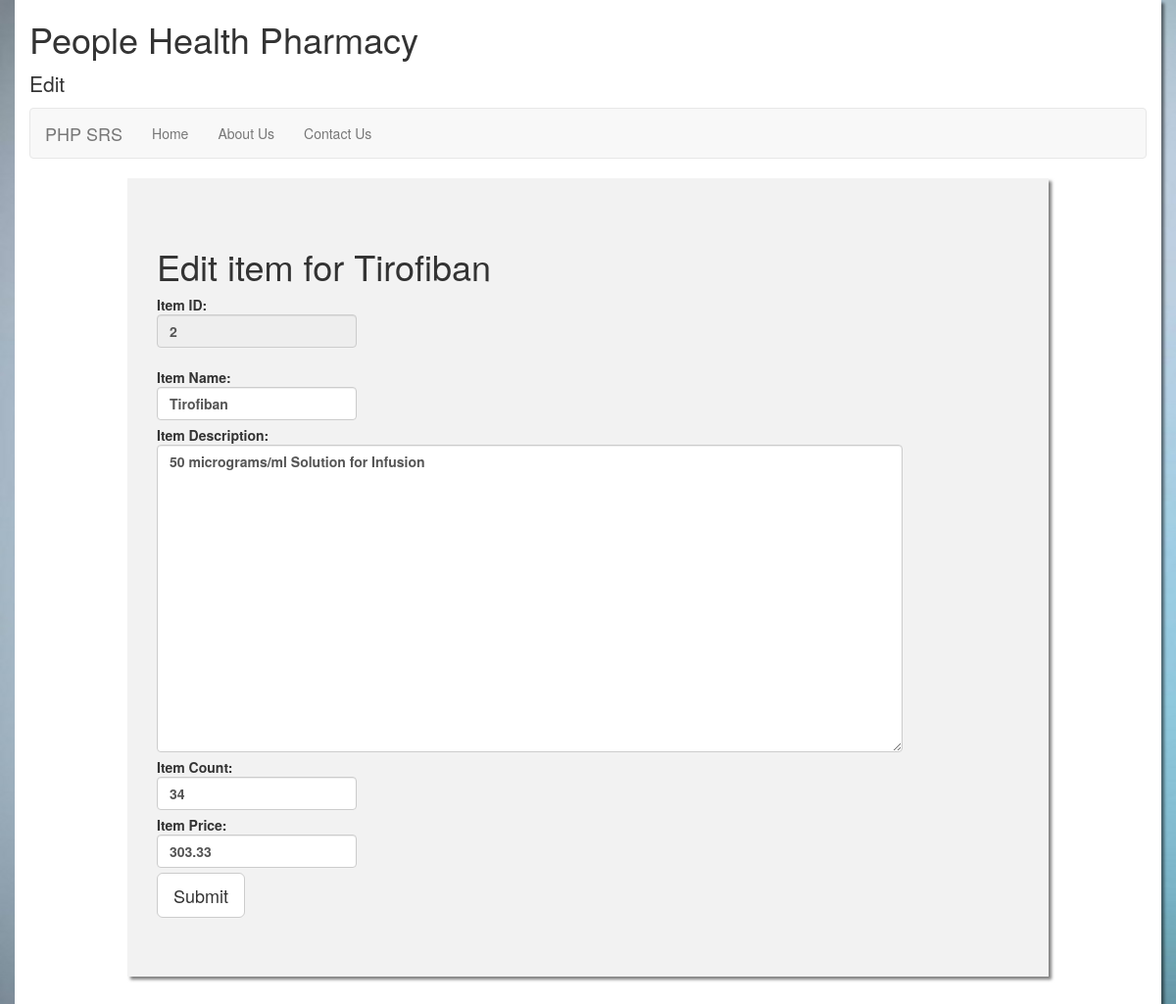
The page /inventory/edit.php?id=2 on the database its author committed.
### tables this page shows
CREATE TABLE `Inventory` (
  `itemID` int(11) NOT NULL,
  `itemName` varchar(256) NOT NULL,
  `itemDesc` text NOT NULL,
  `itemCount` int(11) NOT NULL,
  `itemPrice` float NOT NULL
);

### inventory/edit.php (the view, shortened to what this page needs)
<!DOCTYPE html>
<html lang="en">
<head>
        <link rel="stylesheet" href="https://maxcdn.bootstrapcdn.com/bootstrap/3.3.7/css/bootstrap.min.css">
        <link href="../style/style.css" rel="stylesheet"/>
</head>
<body>
    <div class = "container">
          <div>
              <h1>People Health Pharmacy</h1>
              <p id = "inventory_data">Edit</p>
          </div>
             <nav class="navbar navbar-default">
                  <div class="container-fluid">
                    <div class="navbar-header">
                      <a class="navbar-brand" href="../index.html">PHP SRS</a>
                    </div>
                    <ul class="nav navbar-nav">
                      <li><a href="../index.html">Home</a></li>
                      <li><a href="../about.html">About Us</a></li>
                      <li><a href="../contact.html">Contact Us</a></li>
                      <li><a href="#"></a></li>
                    </ul>
                  </div>
            </nav>
        <form method="post" action="edit2.php" id="form2">
        <?php
              $itemID    = $_GET['id'];
              $servername = "localhost";
              $username = "";
              $password = "";
              $conn = mysqli_connect($servername, $username, $password);
              $sql = "SELECT * FROM `swe30010`.`Inventory` where itemID=$itemID";
              $result = mysqli_query($conn, $sql);
              if (mysqli_num_rows($result)>0){
                  while ($row = mysqli_fetch_assoc($result)){
                  echo "<h1>Edit item for " . $row["itemName"] . "</h1>";
                  echo "<div class =\"form-group\"><label for=\"ItemID\">Item ID: <input type=\"text\" id=\"ItemID\"name=\"itemID\" value=\"" . $row["itemID"] . "\" class=\"form-control\" placeholder=\"Item Description\" readonly /></label></div>";
                      echo "<div><label for=\"itemName\">Item Name: <input type=\"text\" id=\"itemName\" name=\"itemName\" value=\"" . $row["itemName"] . "\" class=\"form-control\" placeholder=\"Item Description\" required /></label></div>";
                      echo "<div><label for=\"itemDesc\">Item Description: <br /><textarea rows=\"15\" cols=\"90\" id=\"itemDesc\" name=\"itemDesc\" class=\"form-control\" placeholder=\"Item Description\">" . $row["itemDesc"] . "</textarea></label></div>";
                      echo "<div><label for=\"itemCount\">Item Count: <input type=\"text\" id=\"itemCount\" name=\"itemCount\" value=\"" . $row["itemCount"] . "\" class=\"form-control\" placeholder=\"Item Description\" required /></label></div>";
                      echo "<div><label for=\"itemPrice\">Item Price: <input type=\"text\" id=\"itemPrice\" name=\"itemPrice\" value=\"" . $row["itemPrice"] . "\" class=\"form-control\" placeholder=\"Item Description\" required /></label></div>";
                  }
              } else {
                echo "<p>No item assoctioted with the id</p>\n";
              }
        ?>
        <button type = "submit" class="btn btn-default btn-lg">Submit</button>
        </form>
    </div>
</body>
</html>

### style/style.css (style rules this page uses)
body { background-color: aliceblue; background-image: url("../images/capture_01.jpg"); }
.container { height: 1070px; box-shadow: 3px 3px 3px rgba(0, 0, 0, .5); background-color: white; }
.navbar { width: 1140px; }
#inventory_data { font-size: 150%; }
#form2 { margin-left: 100px; margin-top: 20px; margin-right: 100px; margin-bottom: 70px; padding-left: 30px; padding-top: 50px; padding-bottom: 60px; box-shadow: 3px 3px 3px rgba(0, 0, 0, .5); background-color: #f2f2f2; }

### rows shown on the page
inventory: itemName "Tirofiban", itemID "2", itemDesc "50 micrograms/ml Solution for Infusion", itemCount "34", itemPrice "303.33"
